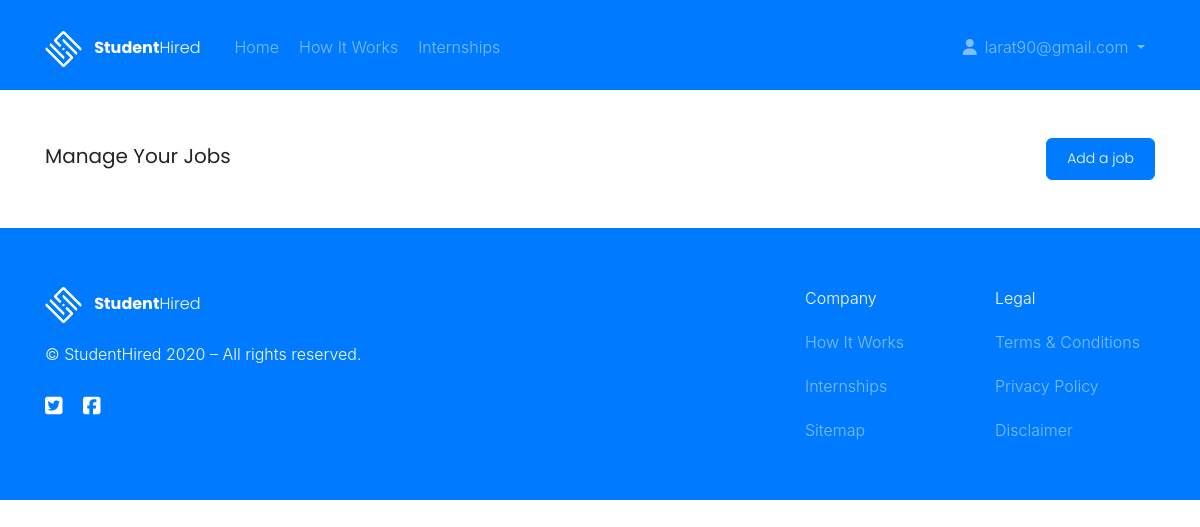
Page /employerdashboard.php (signed in) on the earlier database version.
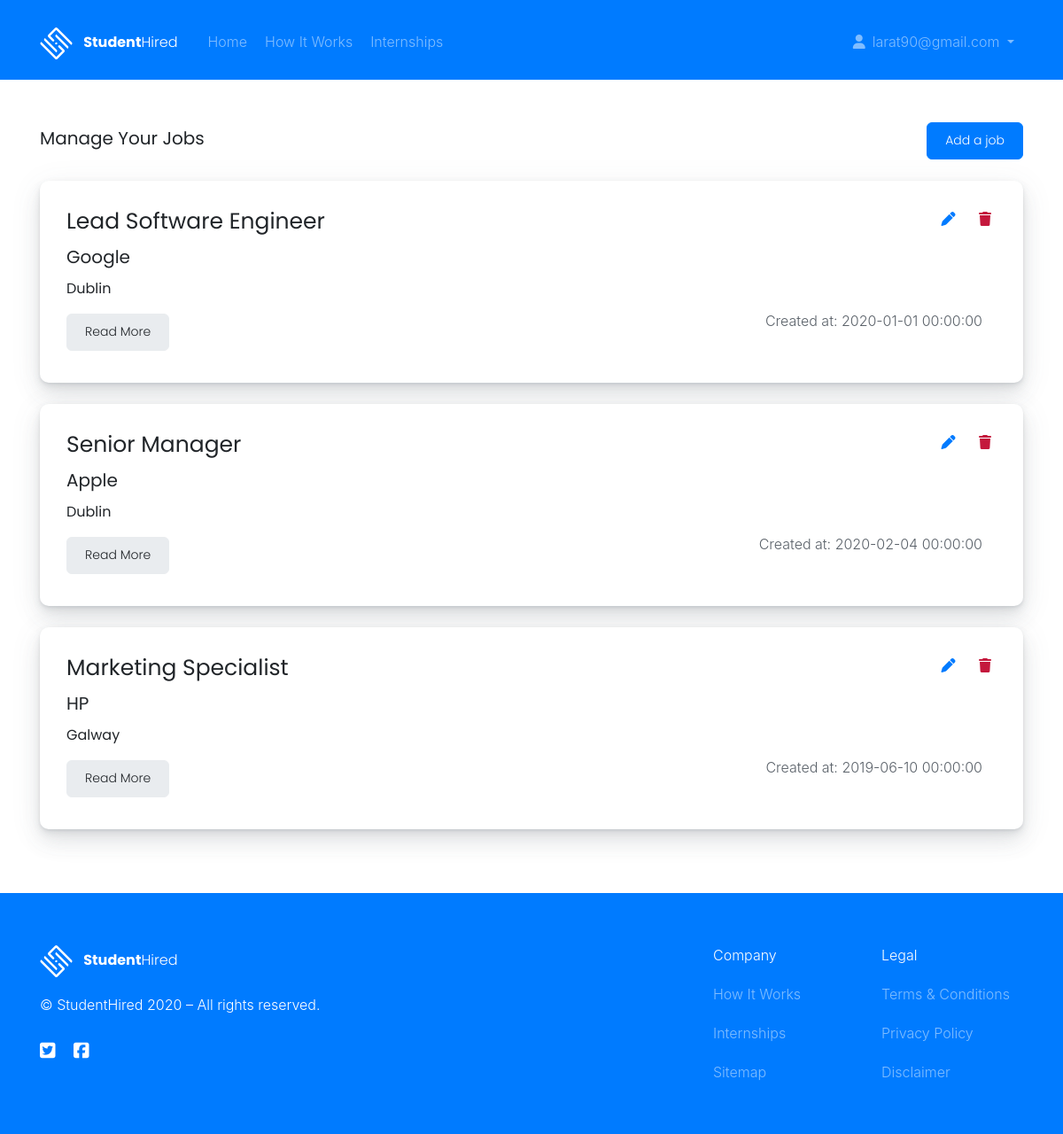
Same page on the later database version.
### tables this page shows
CREATE TABLE IF NOT EXISTS Jobs (
  job_id SMALLINT(3) NOT NULL AUTO_INCREMENT,
  job_title VARCHAR(255) NOT NULL,
  job_company VARCHAR(255) NOT NULL,
  job_location VARCHAR(255) NOT NULL,
  job_other_details TEXT,
  created_at DATETIME DEFAULT CURRENT_TIMESTAMP,
  created_by VARCHAR(255),
PRIMARY KEY (job_id));

### employerdashboard.php (the view, shortened to what this page needs)
<?php
require('config/db.php');
$email = $_SESSION['email'];
$query = "SELECT * FROM jobs WHERE created_by = '$email' ORDER BY job_id ASC";
$result = mysqli_query($conn, $query);
$lists = mysqli_fetch_all($result, MYSQLI_ASSOC);
?>
<?php include('includes/header.php'); ?>
<body>
  <div class="d-flex justify-content-center flex-column">
    <?php include('includes/nav_employer.php'); ?>
  </div>
  <div class="d-flex flex-column my-5 inner-wrapper justify-content-center container">
    <div class="row">
      <div class="col-md-12">
        <div class="about-title d-flex justify-content-between align-items-end">
          <h5>Manage Your Jobs</h5>
          <a href="./addjob.php" class="text-white">
            <button class="btn btn-primary">Add a job</button>
          </a>
        </div>
        <?php foreach($lists as $list) : ?>
        <div id="cardDiv" class="card my-4">
          <div id="cardPost" class="card-body">
            <div class="d-flex justify-content-between align-items-start">
              <h4 class="mr-3"><?php echo $list['job_title'] ?></h4>
              <form method="POST" action="employerdashboard.php">
                <a href="editjob.php?id=<?php echo $list['job_id']?>"><i class="fas fa-pen mr-3"></i></a>
                <button type="submit" name="delete" class="border-0 bg-white"><i
                    class="fas fa-trash text-danger"></i></button>
              </form>
            </div>
            <h5><?php echo $list['job_company'] ?></h5>
            <h6><?php echo $list['job_location'] ?></h6>
            <div class="d-flex justify-content-between align-items-start">
              <button type="button" class="btn btn-light mr-1 read-more mt-1">Read More</button>
              <p class="mr-3">Created at: <?php echo $list['created_at'] ?></p>
            </div>
          </div>
        </div>
        <?php endforeach; ?>
      </div>
    </div>
  </div>
  <?php include('includes/footer.php'); ?>

Differences in the rows shown:
now on this page (row edited): jobs: job_title "Lead Software Engineer", job_company "Google", job_location "Dublin", created_at "2020-01-01 00:00:00"
now on this page (row edited): jobs: job_title "Senior Manager", job_company "Apple", job_location "Dublin", created_at "2020-02-04 00:00:00"
now on this page (row edited): jobs: job_title "Marketing Specialist", job_company "HP", job_location "Galway", created_at "2019-06-10 00:00:00"
